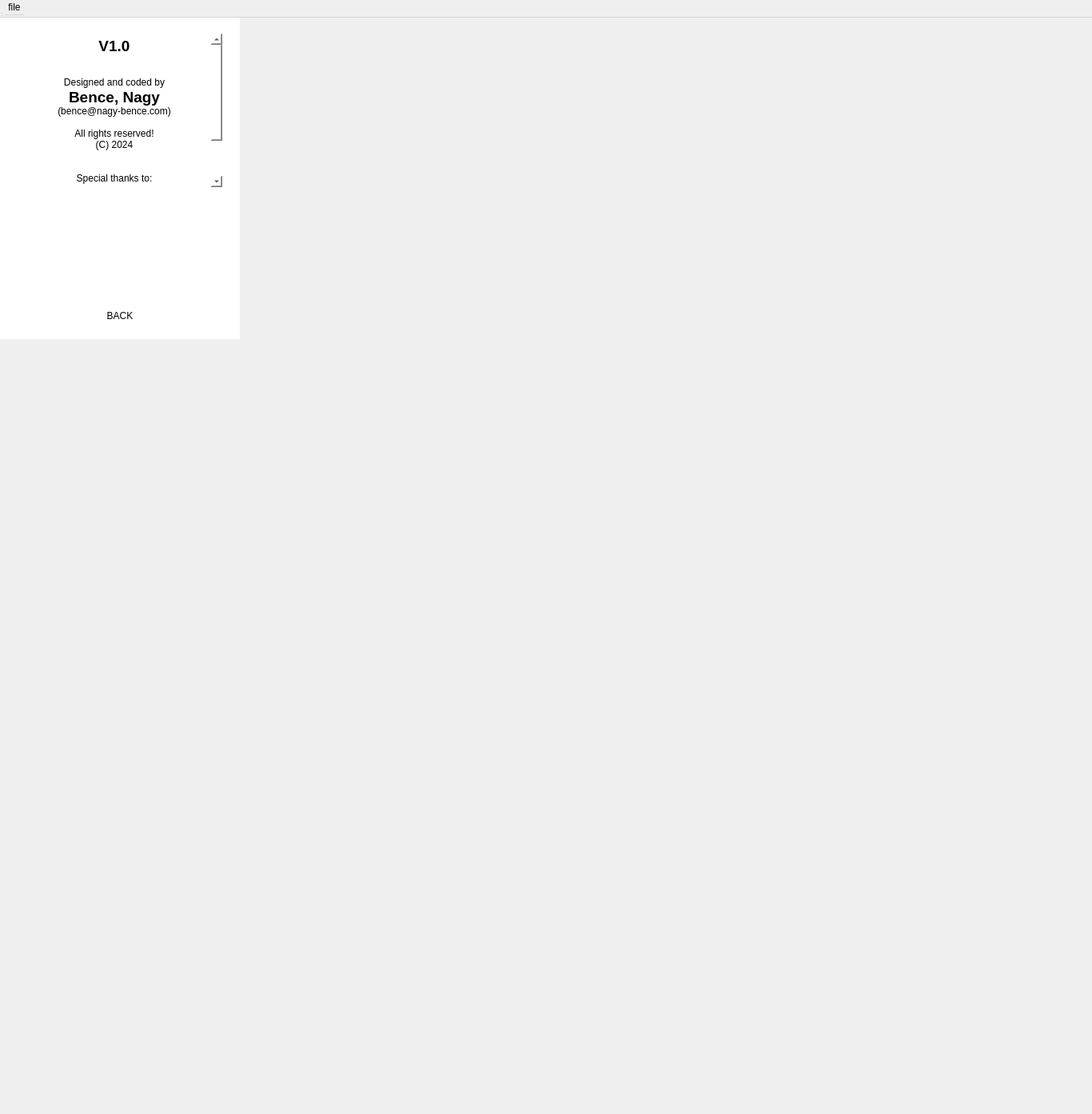
<?xml version="1.0" encoding="UTF-8"?>
<ui version="4.0">
 <class>AirPlaneClass</class>
 <widget class="QWidget" name="AirPlaneClass">
  <property name="geometry">
   <rect>
    <x>0</x>
    <y>0</y>
    <width>1366</width>
    <height>1393</height>
   </rect>
  </property>
  <property name="windowTitle">
   <string>AirPlane</string>
  </property>
  <widget class="QWidget" name="centralWidget">
   <property name="styleSheet">
    <string notr="true">background-color: white; 
border: none;</string>
   </property>
   <layout class="QHBoxLayout" name="horizontalLayout_2">
    <item>
     <widget class="QStackedWidget" name="stackedWidget">
      <property name="autoFillBackground">
       <bool>false</bool>
      </property>
      <property name="currentIndex">
       <number>2</number>
      </property>
      <widget class="QWidget" name="titlepage">
       <layout class="QVBoxLayout" name="verticalLayout_3">
        <item>
         <layout class="QVBoxLayout" name="verticalLayout_2">
          <item>
           <widget class="QLabel" name="label_2">
            <property name="font">
             <font>
              <bold>true</bold>
             </font>
            </property>
            <property name="text">
             <string/>
            </property>
            <property name="pixmap">
             <pixmap resource="airplane.qrc">:/AirPlane/images/Memento-Mori-2024-05-19-.png</pixmap>
            </property>
            <property name="alignment">
             <set>Qt::AlignmentFlag::AlignCenter</set>
            </property>
           </widget>
          </item>
          <item>
           <widget class="QLabel" name="label">
            <property name="text">
             <string/>
            </property>
            <property name="pixmap">
             <pixmap resource="airplane.qrc">:/AirPlane/images/main_title.png</pixmap>
            </property>
            <property name="alignment">
             <set>Qt::AlignmentFlag::AlignCenter</set>
            </property>
           </widget>
          </item>
          <item>
           <layout class="QHBoxLayout" name="horizontalLayout" stretch="0,1,0">
            <item>
             <spacer name="horizontalSpacer">
              <property name="orientation">
               <enum>Qt::Orientation::Horizontal</enum>
              </property>
              <property name="sizeHint" stdset="0">
               <size>
                <width>40</width>
                <height>20</height>
               </size>
              </property>
             </spacer>
            </item>
            <item>
             <layout class="QVBoxLayout" name="verticalLayout_4">
              <item>
               <widget class="QPushButton" name="button_play">
                <property name="sizePolicy">
                 <sizepolicy hsizetype="Minimum" vsizetype="Fixed">
                  <horstretch>0</horstretch>
                  <verstretch>0</verstretch>
                 </sizepolicy>
                </property>
                <property name="font">
                 <font>
                  <bold>true</bold>
                 </font>
                </property>
                <property name="text">
                 <string>PLAY!</string>
                </property>
               </widget>
              </item>
              <item>
               <widget class="QPushButton" name="button_about">
                <property name="text">
                 <string>About</string>
                </property>
               </widget>
              </item>
              <item>
               <widget class="QPushButton" name="button_exit">
                <property name="text">
                 <string>Exit</string>
                </property>
               </widget>
              </item>
             </layout>
            </item>
            <item>
             <spacer name="horizontalSpacer_2">
              <property name="orientation">
               <enum>Qt::Orientation::Horizontal</enum>
              </property>
              <property name="sizeHint" stdset="0">
               <size>
                <width>40</width>
                <height>20</height>
               </size>
              </property>
             </spacer>
            </item>
           </layout>
          </item>
         </layout>
        </item>
       </layout>
      </widget>
      <widget class="GameWidget" name="gamepage"/>
      <widget class="QWidget" name="aboutpage">
       <layout class="QVBoxLayout" name="verticalLayout" stretch="0,1,0,0,0">
        <item>
         <widget class="QLabel" name="label_3">
          <property name="font">
           <font>
            <bold>true</bold>
           </font>
          </property>
          <property name="text">
           <string/>
          </property>
          <property name="pixmap">
           <pixmap resource="airplane.qrc">:/AirPlane/images/Memento-Mori-2024-05-19-.png</pixmap>
          </property>
          <property name="alignment">
           <set>Qt::AlignmentFlag::AlignCenter</set>
          </property>
         </widget>
        </item>
        <item>
         <widget class="QTextBrowser" name="textBrowser">
          <property name="html">
           <string>&lt;!DOCTYPE HTML PUBLIC &quot;-//W3C//DTD HTML 4.0//EN&quot; &quot;http://www.w3.org/TR/REC-html40/strict.dtd&quot;&gt;
&lt;html&gt;&lt;head&gt;&lt;meta name=&quot;qrichtext&quot; content=&quot;1&quot; /&gt;&lt;meta charset=&quot;utf-8&quot; /&gt;&lt;style type=&quot;text/css&quot;&gt;
p, li { white-space: pre-wrap; }
hr { height: 1px; border-width: 0; }
li.unchecked::marker { content: &quot;\2610&quot;; }
li.checked::marker { content: &quot;\2612&quot;; }
&lt;/style&gt;&lt;/head&gt;&lt;body style=&quot; font-family:'Segoe UI'; font-size:9pt; font-weight:400; font-style:normal;&quot;&gt;
&lt;p align=&quot;center&quot; style=&quot; margin-top:0px; margin-bottom:0px; margin-left:0px; margin-right:0px; -qt-block-indent:0; text-indent:0px;&quot;&gt;&lt;span style=&quot; font-size:14pt; font-weight:700;&quot;&gt;V1.0&lt;/span&gt;&lt;span style=&quot; font-weight:700;&quot;&gt;&lt;br /&gt;&lt;br /&gt;&lt;br /&gt;&lt;/span&gt;Designed and coded by&lt;br /&gt;&lt;span style=&quot; font-size:14pt; font-weight:700;&quot;&gt;Bence, Nagy&lt;/span&gt;&lt;br /&gt;(bence@nagy-bence.com)&lt;br /&gt;&lt;br /&gt;All rights reserved!&lt;/p&gt;
&lt;p align=&quot;center&quot; style=&quot; margin-top:0px; margin-bottom:0px; margin-left:0px; margin-right:0px; -qt-block-indent:0; text-indent:0px;&quot;&gt;(C) 2024&lt;/p&gt;
&lt;p style=&quot;-qt-paragraph-type:empty; margin-top:0px; margin-bottom:0px; margin-left:0px; margin-right:0px; -qt-block-indent:0; text-indent:0px;&quot;&gt;&lt;br /&gt;&lt;/p&gt;
&lt;p style=&quot;-qt-paragraph-type:empty; margin-top:0px; margin-bottom:0px; margin-left:0px; margin-right:0px; -qt-block-indent:0; text-indent:0px;&quot;&gt;&lt;br /&gt;&lt;/p&gt;
&lt;p align=&quot;center&quot; style=&quot; margin-top:0px; margin-bottom:0px; margin-left:0px; margin-right:0px; -qt-block-indent:0; text-indent:0px;&quot;&gt;Special thanks to:&lt;/p&gt;
&lt;p align=&quot;center&quot; style=&quot;-qt-paragraph-type:empty; margin-top:0px; margin-bottom:0px; margin-left:0px; margin-right:0px; -qt-block-indent:0; text-indent:0px;&quot;&gt;&lt;br /&gt;&lt;/p&gt;
&lt;p align=&quot;center&quot; style=&quot; margin-top:0px; margin-bottom:0px; margin-left:0px; margin-right:0px; -qt-block-indent:0; text-indent:0px;&quot;&gt;MUSIC:&lt;/p&gt;
&lt;p align=&quot;center&quot; style=&quot; margin-top:0px; margin-bottom:0px; margin-left:0px; margin-right:0px; -qt-block-indent:0; text-indent:0px;&quot;&gt;Performer: &lt;span style=&quot; font-weight:700;&quot;&gt;Juhani Junkala&lt;/span&gt;&lt;/p&gt;
&lt;p align=&quot;center&quot; style=&quot; margin-top:0px; margin-bottom:0px; margin-left:0px; margin-right:0px; -qt-block-indent:0; text-indent:0px;&quot;&gt;License acquired: https://opengameart.org/content/5-chiptunes-action&lt;/p&gt;&lt;/body&gt;&lt;/html&gt;</string>
          </property>
         </widget>
        </item>
        <item>
         <widget class="QScrollArea" name="brgg_scroll">
          <property name="widgetResizable">
           <bool>true</bool>
          </property>
          <widget class="QWidget" name="scrollAreaWidgetContents">
           <property name="geometry">
            <rect>
             <x>0</x>
             <y>0</y>
             <width>1330</width>
             <height>69</height>
            </rect>
           </property>
           <layout class="QHBoxLayout" name="horizontalLayout_3"/>
          </widget>
         </widget>
        </item>
        <item>
         <widget class="QScrollArea" name="msg_scroll">
          <property name="widgetResizable">
           <bool>true</bool>
          </property>
          <widget class="QWidget" name="scrollAreaWidgetContents_2">
           <property name="geometry">
            <rect>
             <x>0</x>
             <y>0</y>
             <width>1330</width>
             <height>69</height>
            </rect>
           </property>
           <layout class="QHBoxLayout" name="horizontalLayout_4"/>
          </widget>
         </widget>
        </item>
        <item>
         <widget class="QPushButton" name="button_back">
          <property name="text">
           <string>BACK</string>
          </property>
         </widget>
        </item>
       </layout>
      </widget>
     </widget>
    </item>
   </layout>
  </widget>
  <widget class="QMenuBar" name="menuBar">
   <property name="geometry">
    <rect>
     <x>0</x>
     <y>0</y>
     <width>1366</width>
     <height>22</height>
    </rect>
   </property>
   <widget class="QMenu" name="menufile">
    <property name="title">
     <string>file</string>
    </property>
    <addaction name="actionexit"/>
   </widget>
   <addaction name="menufile"/>
  </widget>
  <widget class="QToolBar" name="mainToolBar">
   <attribute name="toolBarArea">
    <enum>TopToolBarArea</enum>
   </attribute>
   <attribute name="toolBarBreak">
    <bool>false</bool>
   </attribute>
  </widget>
  <widget class="QStatusBar" name="statusBar"/>
  <action name="actionexit">
   <property name="text">
    <string>exit</string>
   </property>
  </action>
 </widget>
 <layoutdefault spacing="6" margin="11"/>
 <customwidgets>
  <customwidget>
   <class>GameWidget</class>
   <extends>QWidget</extends>
   <header>gamewidget.h</header>
   <container>1</container>
  </customwidget>
 </customwidgets>
 <resources>
  <include location="airplane.qrc"/>
 </resources>
 <connections/>
</ui>
